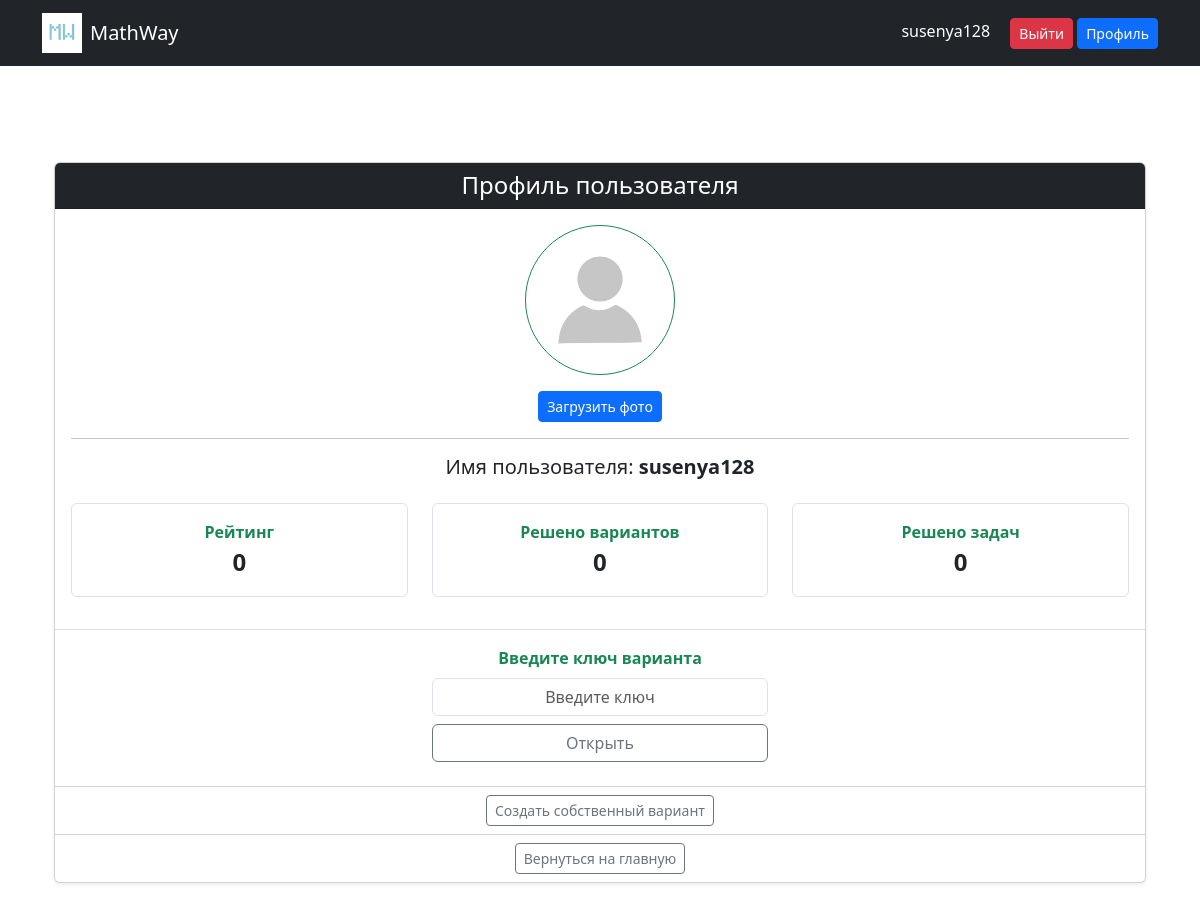
/profile (signed in), run on the app's committed database.
### models.py (models this page shows)
class User(db.Model, UserMixin):
    id = db.Column(db.Integer, primary_key=True)
    username = db.Column(db.String(100), unique=True, nullable=False)
    password = db.Column(db.String(200), nullable=False)
    email = db.Column(db.String(100), unique=True, nullable=False)
    solved_var = db.Column(db.Integer, nullable=False, default=0)
    avatar = db.Column(db.String(200), nullable=True)
    count_task = db.Column(db.Integer, default=0)

### main.py (the view)
@app.route('/profile')
def profile():
    return render_template("profile.html")

### main.py (called while the page is built)
@login_manager.user_loader
def load_user(user_id):
    return User.query.get(int(user_id))

### templates/profile.html (shortened to what this page needs)
{% extends "base.html" %}
{% block content %}
<div class="container py-5">
    <div class="card shadow-sm">
        <div class="card-header bg-dark text-white text-center">
            <h4 class="mb-0">Профиль пользователя</h4>
        </div>
        <div class="card-body text-center">
            <div class="mb-3">
                <img src="{{ url_for('static', filename=current_user.avatar or 'avatars/none_avatar.jpg') }}"
                     alt="avatar"
                     class="rounded-circle border border-success p-2"
                     width="150" height="150">
            </div>
            <form action="/upload_avatar" method="POST" enctype="multipart/form-data">
                <label class="btn btn-primary btn-sm">
                    Загрузить фото
                </label>
            </form>
            <hr>
            <h5 class="mt-3">
                Имя пользователя:
                <span class="fw-bold">{{ current_user.username }}</span>
            </h5>
        </div>
        <div class="card-body pt-0">
            <div class="row text-center">
                <div class="col-md-4 mb-3">
                    <div class="p-3 border rounded bg-white">
                        <div class="text-success fw-semibold">Рейтинг</div>
                        <div class="fs-4 fw-bold">0</div>
                    </div>
                </div>
                <div class="col-md-4 mb-3">
                    <div class="p-3 border rounded bg-white">
                        <div class="text-success fw-semibold">Решено вариантов</div>
                        <div class="fs-4 fw-bold">{{ current_user.solved_var }}</div>
                    </div>
                </div>
                <div class="col-md-4 mb-3">
                    <div class="p-3 border rounded bg-white">
                        <div class="text-success fw-semibold">Решено задач</div>
                        <div class="fs-4 fw-bold">{{ current_user.count_task }}</div>
                    </div>
                </div>
            </div>
        </div>
        <div class="card-body border-top">
            <div class="row justify-content-center">
                <div class="col-md-4 text-center">
                    <div class="text-success fw-semibold mb-2">
                        Введите ключ варианта
                    </div>
                    <form method="GET" action="/open_variant">
                        <input class="form-control text-center mb-2"
                                type="text"
                                name="variant_id"
                                placeholder="Введите ключ"
                                required>
                        <button type="submit" class="btn btn-outline-secondary w-100">
                            Открыть
                        </button>
                    </form>
                </div>
            </div>
        </div>
        <div class="card-footer text-center bg-white">
            <a href="/self_variant" class="btn btn-outline-secondary btn-sm">
                Создать собственный вариант
            </a>
        </div>
        <div class="card-footer text-center bg-white">
            <a href="/" class="btn btn-outline-secondary btn-sm">
                Вернуться на главную
            </a>
        </div>
    </div>
</div>
{% endblock %}

### templates/base.html (shortened to what this page needs)
<!DOCTYPE html>
<html>
<head>
    <link href="https://cdn.jsdelivr.net/npm/bootstrap@5.3.0/dist/css/bootstrap.min.css" rel="stylesheet">
</head>
<body>
<nav class="navbar navbar-dark bg-dark">
    <div class="container">
        <a class="navbar-brand d-flex align-items-center" href="/">
    <img src="{{ url_for('static', filename='images/logo.png') }}"
         alt="logo"
         height="40"
         class="me-2">
            MathWay
        </a>
        <div>
            {% if current_user.is_authenticated %}
                <span class="text-white me-3">
                    {{ current_user.username }}
                </span>
                <a href="/logout" class="btn btn-danger btn-sm">Выйти</a>
                <a href="/profile" class="btn btn-primary btn-sm">Профиль</a>
            {% else %}
                <a href="/login" class="btn btn-secondary btn-sm me-2">Вход</a>
                <a href="/register" class="btn btn-primary btn-sm">Регистрация</a>
            {% endif %}
        </div>
    </div>
</nav>
<div class="container mt-5">
    {% block content %}{% endblock %}
</div>
</body>
</html>

### data on the page
User: username "susenya128", solved_var "0", count_task "0"
